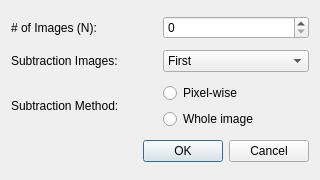
<?xml version="1.0" encoding="UTF-8"?>
<ui version="4.0">
 <class>backgroundSubtractionDialog</class>
 <widget class="QDialog" name="backgroundSubtractionDialog">
  <property name="geometry">
   <rect>
    <x>0</x>
    <y>0</y>
    <width>320</width>
    <height>180</height>
   </rect>
  </property>
  <property name="windowTitle">
   <string>First/Last N Images</string>
  </property>
  <layout class="QVBoxLayout" name="verticalLayout_2">
   <item>
    <layout class="QHBoxLayout" name="horizontalLayout_3">
     <item>
      <widget class="QLabel" name="label">
       <property name="text">
        <string># of Images (N):</string>
       </property>
      </widget>
     </item>
     <item>
      <widget class="QSpinBox" name="imgNumberSpinBox"/>
     </item>
    </layout>
   </item>
   <item>
    <layout class="QHBoxLayout" name="horizontalLayout_2">
     <item>
      <widget class="QLabel" name="label_2">
       <property name="text">
        <string>Subtraction Images:</string>
       </property>
      </widget>
     </item>
     <item>
      <widget class="QComboBox" name="subTypeComboBox">
       <item>
        <property name="text">
         <string>First</string>
        </property>
       </item>
       <item>
        <property name="text">
         <string>Last</string>
        </property>
       </item>
      </widget>
     </item>
    </layout>
   </item>
   <item>
    <layout class="QHBoxLayout" name="horizontalLayout">
     <item>
      <widget class="QLabel" name="label_3">
       <property name="text">
        <string>Subtraction Method:</string>
       </property>
      </widget>
     </item>
     <item>
      <layout class="QVBoxLayout" name="verticalLayout">
       <item>
        <widget class="QRadioButton" name="pixelwiseRadioButton">
         <property name="text">
          <string>Pixel-wise</string>
         </property>
         <attribute name="buttonGroup">
          <string notr="true">buttonGroup</string>
         </attribute>
        </widget>
       </item>
       <item>
        <widget class="QRadioButton" name="wholeimgRadioButton">
         <property name="text">
          <string>Whole image</string>
         </property>
         <attribute name="buttonGroup">
          <string notr="true">buttonGroup</string>
         </attribute>
        </widget>
       </item>
      </layout>
     </item>
    </layout>
   </item>
   <item>
    <widget class="QDialogButtonBox" name="buttonBox">
     <property name="orientation">
      <enum>Qt::Orientation::Horizontal</enum>
     </property>
     <property name="standardButtons">
      <set>QDialogButtonBox::StandardButton::Cancel|QDialogButtonBox::StandardButton::Ok</set>
     </property>
    </widget>
   </item>
  </layout>
 </widget>
 <resources/>
 <connections>
  <connection>
   <sender>buttonBox</sender>
   <signal>accepted()</signal>
   <receiver>backgroundSubtractionDialog</receiver>
   <slot>accept()</slot>
   <hints>
    <hint type="sourcelabel">
     <x>248</x>
     <y>254</y>
    </hint>
    <hint type="destinationlabel">
     <x>157</x>
     <y>274</y>
    </hint>
   </hints>
  </connection>
  <connection>
   <sender>buttonBox</sender>
   <signal>rejected()</signal>
   <receiver>backgroundSubtractionDialog</receiver>
   <slot>reject()</slot>
   <hints>
    <hint type="sourcelabel">
     <x>316</x>
     <y>260</y>
    </hint>
    <hint type="destinationlabel">
     <x>286</x>
     <y>274</y>
    </hint>
   </hints>
  </connection>
 </connections>
 <buttongroups>
  <buttongroup name="buttonGroup"/>
 </buttongroups>
</ui>
